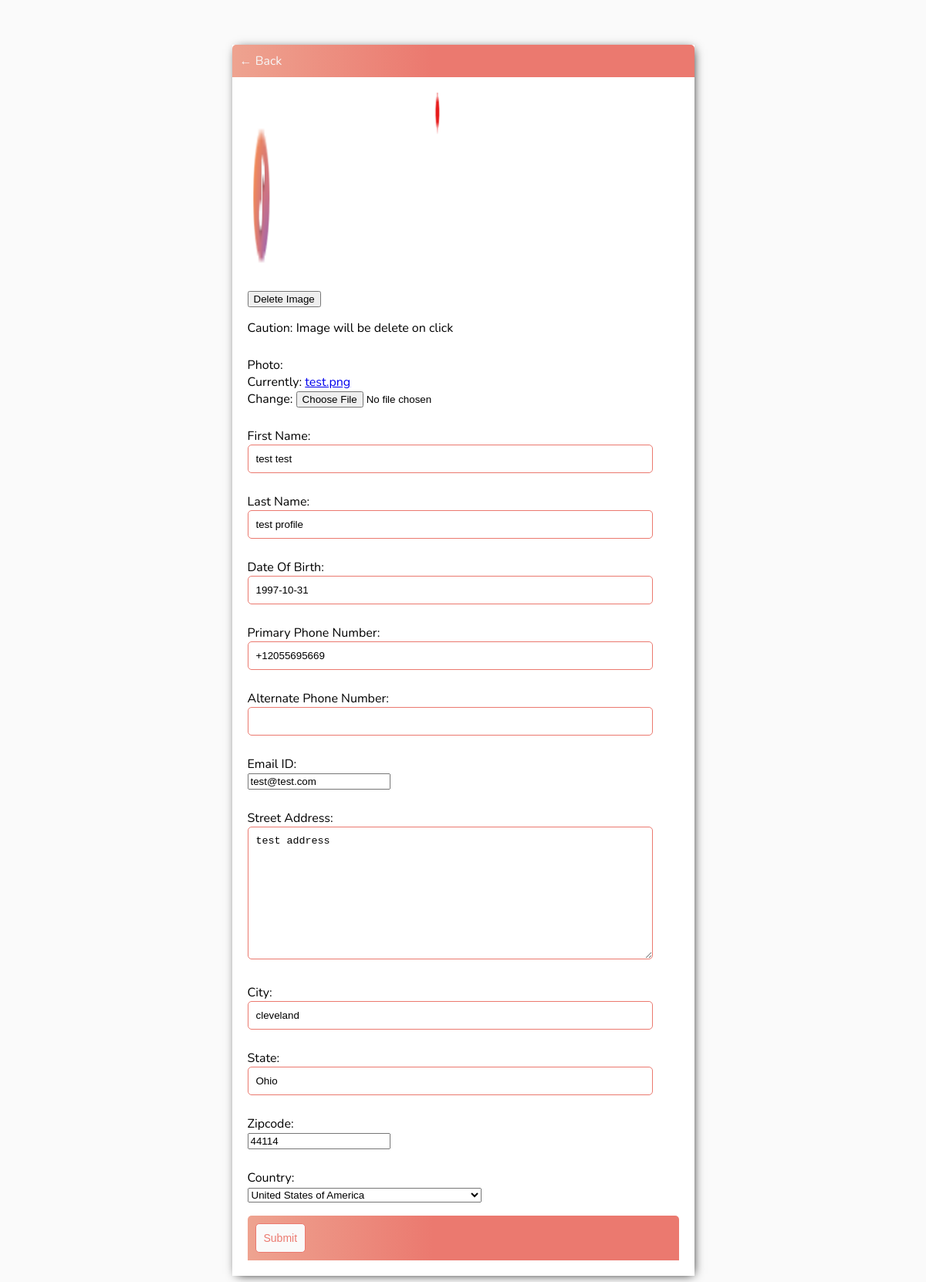
Screenshot of /contactupdate/12/ (signed in) with the database file from the repository.
### Contacts/models.py (models this page shows, shortened)
class ContactInfo(models.Model):
    user = models.ForeignKey(User, on_delete=models.CASCADE)
    cid = models.AutoField(primary_key=True)
    photo = models.ImageField(upload_to='', default="default.png")
    fname = models.CharField(max_length=50, null=True, blank=True, verbose_name="First Name")
    lname = models.CharField(max_length=50, null=True, blank=True, verbose_name="Last Name")
    DOB = models.DateField(null=True,blank=True, verbose_name="Date Of Birth")
    phnumber = PhoneNumberField(null = True, blank = True, verbose_name="Primary Phone Number")
    phnumberalt= PhoneNumberField(null = True, blank = True, verbose_name="Alternate Phone Number")
    email_address=models.EmailField(null=True,blank=True,verbose_name="Email ID")
    Staddress= models.TextField(null=True, blank=True, verbose_name="Street Address")
    city = models.CharField(max_length=20, null=True, verbose_name="City")
    state = models.CharField(max_length=20, null=True, verbose_name="State")
    zipcode = models.PositiveIntegerField(null=True,blank=True, verbose_name="Zipcode")
    country = models.CharField(max_length=20, choices= COUNTRIES, default='ZZ', verbose_name="Country",null=True, blank=True)

### Contacts/views.py (the view, shortened to what this page needs)
# urls.py: path('contactupdate/<int:pk>/', ContactUpdate.as_view(),name='contactupdate'),
class ContactUpdate(LoginRequiredMixin,UpdateView):
    model= ContactInfo
    fields = ['photo','fname','lname','DOB','phnumber','phnumberalt','email_address','Staddress','city','state','zipcode','country']
    context_object_name='contact'
    success_url= reverse_lazy('contacts')

### templates/Contacts/contactinfo_form.html (shortened to what this page needs)
{% extends 'Contacts/main.html' %}
{% block content%}
<div class="header-bar">
  <a href="{% url 'contacts' %}"> &#8592; Back</a>
</div>
<div class="card-body">
{% if contact.cid %}
{% if contact.photo.name != 'default.png'  %}
<img src='{{ contact.photo.url }}' width="250" height="250" />
<form action="{% url 'imgdelete' contact.cid %}">
    <input type="submit" value="Delete Image" /> <p>Caution: Image will be delete on click</p>
</form>
{% else %}
<p>User can add custom Image</p>
{% endif %}
{% endif %}
<form method="POST" action="" enctype="multipart/form-data">
  {{form.as_p}}
  <div class="header-bar">
  <input class="button" type="submit" value="Submit">
  </div>
</form>
</div>
{% endblock content %}

### templates/Contacts/main.html (style rules this page uses)
body { background-color: #FAFAFA; font-family: 'Nunito', sans-serif; padding-top: 50px; }
h1, h2, h3, h4, h5, h6, { font-family: 'Raleway', sans-serif; }
a, p { color: #4b5156, }
.header-bar { display: flex; justify-content: space-between; color: #fff; padding: 10px; border-radius: 5px 5px 0 0; background: linear-gradient(90deg, #EEA390 0%, #EB796F 43%, #EB796F 100%); }
.header-bar a { color: rgb(247,247,247); text-decoration: none; }
.button { border: 1px solid #EB796F; background-color: #FAFAFA; color: #EB796F; padding: 10px; font-size: 14px; border-radius: 5px; text-align: center; text-decoration: none; font-size: 14px; cursor: pointer; }
input[type=text], input[type=password], textarea { border: 1px solid #EB796F; border-radius: 5px; padding: 10px; width: 90%; }
label { padding-top: 10px; display:block; }
.card-body { padding: 20px; }

### rows the page displays
ContactInfo: photo (picture), fname "test test", lname "test profile", DOB "1997-10-31", phnumber "+12055695669", email_address "test@test.com", Staddress "test address", city "cleveland", state "Ohio", zipcode "44114", country "United States of America"
